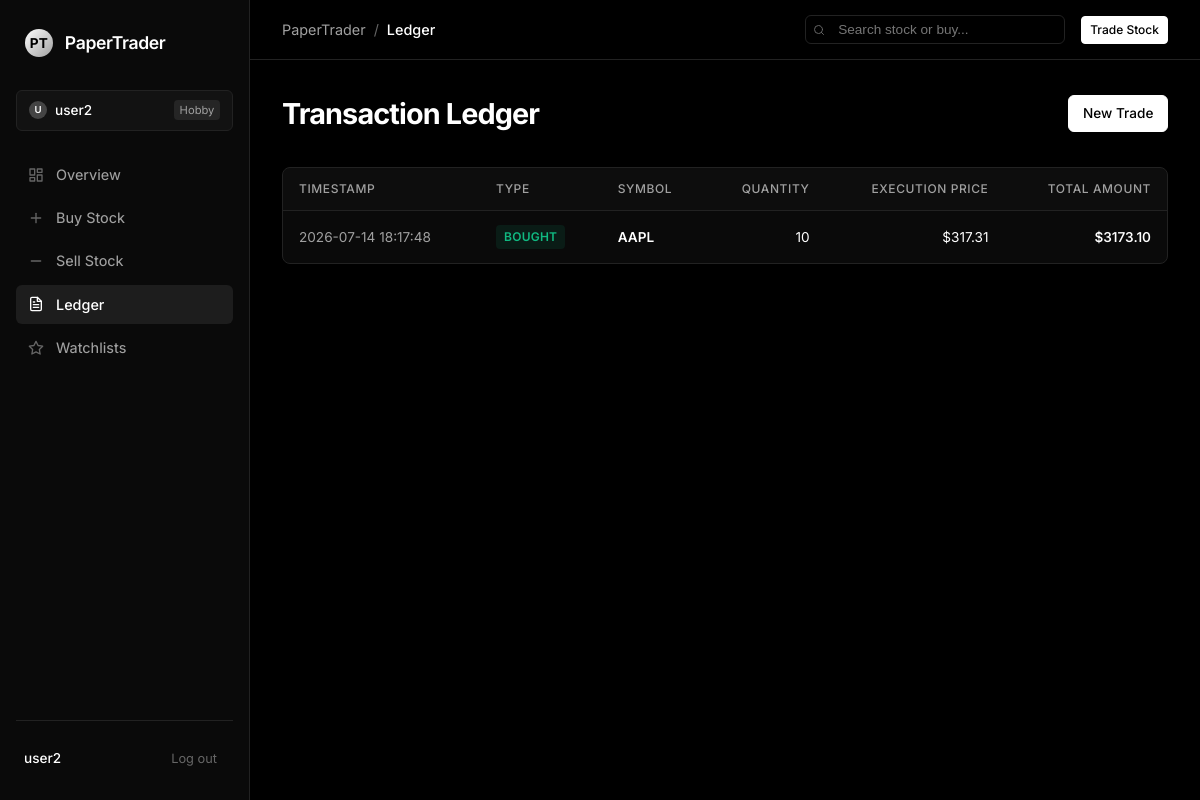
The app's page /history (signed in) with its own data.
### tables this page shows
CREATE TABLE users (
    user_id INTEGER PRIMARY KEY AUTOINCREMENT,
    username TEXT NOT NULL UNIQUE,
    email TEXT NOT NULL UNIQUE,
    password_hash TEXT NOT NULL,
    balance NUMERIC(15,2) NOT NULL DEFAULT 100000.00,
    created_at TEXT NOT NULL DEFAULT CURRENT_TIMESTAMP
);

CREATE TABLE transactions (
    transaction_id INTEGER PRIMARY KEY AUTOINCREMENT,
    user_id INTEGER NOT NULL,
    stock_name TEXT NOT NULL,
    transaction_type TEXT NOT NULL CHECK (transaction_type IN ('BUY', 'SELL')),
    quantity INTEGER NOT NULL,
    price NUMERIC(15,2) NOT NULL,
    timestamp TEXT NOT NULL DEFAULT CURRENT_TIMESTAMP,
    FOREIGN KEY (user_id) REFERENCES users(user_id) ON DELETE CASCADE
);

### app.py (the view)
@app.route("/history")
@login_required
def history():
    user = current_user()
    transactions = portfolio_repo.get_transaction_history(user.user_id)
    return render_template("history.html", transactions=transactions)

### app.py (called while the page is built)
def current_user():
    user_id = session.get("user_id")
    if user_id is None:
        return None
    return user_repo.get_by_id(user_id)

def login_required(view):
    @wraps(view)
    def wrapped(*args, **kwargs):
        if session.get("user_id") is None:
            flash("Please log in first.", "error")
            return redirect(url_for("login"))
        return view(*args, **kwargs)
    return wrapped

### database/db_manager.py (called while the page is built)
    def execute(self, query: str, params: tuple | None = None):
        cursor = self._connection.cursor()
        cursor.execute(query, params or ())
        self._connection.commit()
        return cursor

    def fetch_one(self, query: str, params: tuple | None = None):
        cursor = self.execute(query, params)
        row = cursor.fetchone()
        if row is None:
            return None
        return tuple(row) if isinstance(row, sqlite3.Row) else row

    def fetch_all(self, query: str, params: tuple | None = None):
        cursor = self.execute(query, params)
        rows = cursor.fetchall()
        if not rows:
            return []
        return [tuple(row) if isinstance(row, sqlite3.Row) else row for row in rows]

### models/user.py (called while the page is built)
    @staticmethod
    def hash_password(password: str) -> str:
        salt = os.urandom(16).hex()
        password_hash = hashlib.sha256((salt + password).encode("utf-8")).hexdigest()
        return f"{salt}${password_hash}"

### repositories/portfolio_repository.py (called while the page is built)
    def get_transaction_history(self, user_id: int) -> list[Transaction]:
        transactions_rows = self.db_manager.fetch_all(
            "SELECT stock_name, transaction_type, quantity, price, timestamp FROM transactions WHERE user_id = ? ORDER BY timestamp DESC",
            (user_id,),
        )
        transactions = []
        for row in transactions_rows:
            transaction = Transaction(
                symbol=row[0],
                side=row[1].lower(),
                quantity=row[2],
                price=row[3],
                timestamp=row[4],
            )
            transactions.append(transaction)
        return transactions

### repositories/user_repository.py (called while the page is built)
    def get_by_id(self, user_id: int) -> User | None:
        row = self.db_manager.fetch_one(
            "SELECT user_id, username, email FROM users WHERE user_id = ?",
            (user_id,),
        )
        if row is None:
            return None
        return User(username=row[1], email=row[2], password="", user_id=row[0])

### templates/history.html (shortened to what this page needs)
{% extends "base.html" %}
{% block content %}
<div class="dashboard-title-row">
    <h1>Transaction Ledger</h1>
    <a href="{{ url_for('buy') }}" class="btn btn-primary">New Trade</a>
</div>
{% if transactions %}
<div class="vercel-table-container">
    <table class="vercel-table">
        <thead>
            <tr>
                <th>Timestamp</th>
                <th>Type</th>
                <th>Symbol</th>
                <th style="text-align: right;">Quantity</th>
                <th style="text-align: right;">Execution Price</th>
                <th style="text-align: right;">Total Amount</th>
            </tr>
        </thead>
        <tbody>
            {% for txn in transactions %}
            <tr>
                <td class="mono" style="color: var(--text-secondary);">
                    {{ txn.timestamp|string|truncate(19, True, "") }}
                </td>
                <td>
                    <span class="status-pill {{ 'buy' if txn.side == 'buy' else 'sell' }}">
                        {{ 'BOUGHT' if txn.side == 'buy' else 'SOLD' }}
                    </span>
                </td>
                <td class="mono" style="font-weight: 600;">{{ txn.symbol }}</td>
                <td class="mono" style="text-align: right;">{{ txn.quantity }}</td>
                <td class="mono" style="text-align: right;">${{ "%.2f"|format(txn.price) }}</td>
                <td class="mono" style="text-align: right; font-weight: 550;">${{ "%.2f"|format(txn.total_amount) }}</td>
            </tr>
            {% endfor %}
        </tbody>
    </table>
</div>
{% endif %}
{% endblock %}

### templates/base.html (shortened to what this page needs)
<!DOCTYPE html>
<html lang="en">
<head>
    <link rel="stylesheet" href="{{ url_for('static', filename='style.css') }}">
</head>
<body>
    <div class="app-wrapper">
        {% if session.get('user_id') %}
        <aside class="sidebar">
            <div class="sidebar-logo">
                <div class="logo-circle">PT</div>
                <span class="logo-text">PaperTrader</span>
            </div>
            <div class="workspace-selector" onclick="window.location.href='{{ url_for('dashboard') }}'">
                <div class="workspace-info">
                    <div class="workspace-avatar">{{ session.get('username')[0]|upper }}</div>
                    <span class="workspace-name">{{ session.get('username') }}</span>
                </div>
                <span class="workspace-badge">Hobby</span>
            </div>
            <nav class="sidebar-nav">
                <a href="{{ url_for('dashboard') }}" class="nav-item {{ 'active' if request.endpoint == 'dashboard' }}">
                    <svg viewBox="0 0 24 24" fill="none" stroke="currentColor" stroke-width="2" stroke-linecap="round" stroke-linejoin="round">
                        <rect x="3" y="3" width="7" height="9"></rect>
                        <rect x="14" y="3" width="7" height="5"></rect>
                        <rect x="14" y="12" width="7" height="9"></rect>
                        <rect x="3" y="16" width="7" height="5"></rect>
                    </svg>
                    Overview
                </a>
                <a href="{{ url_for('buy') }}" class="nav-item {{ 'active' if request.endpoint == 'buy' }}">
                    <svg viewBox="0 0 24 24" fill="none" stroke="currentColor" stroke-width="2" stroke-linecap="round" stroke-linejoin="round">
                        <line x1="12" y1="5" x2="12" y2="19"></line>
                        <line x1="5" y1="12" x2="19" y2="12"></line>
                    </svg>
                    Buy Stock
                </a>
                <a href="{{ url_for('sell') }}" class="nav-item {{ 'active' if request.endpoint == 'sell' }}">
                    <svg viewBox="0 0 24 24" fill="none" stroke="currentColor" stroke-width="2" stroke-linecap="round" stroke-linejoin="round">
                        <line x1="5" y1="12" x2="19" y2="12"></line>
                    </svg>
                    Sell Stock
                </a>
                <a href="{{ url_for('history') }}" class="nav-item {{ 'active' if request.endpoint == 'history' }}">
                    Ledger
                </a>
                <a href="{{ url_for('watchlists_view') }}" class="nav-item {{ 'active' if request.endpoint == 'watchlists_view' }}">
                    <svg viewBox="0 0 24 24" fill="none" stroke="currentColor" stroke-width="2" stroke-linecap="round" stroke-linejoin="round">
                        <path d="M12 2l3.09 6.26L22 9.27l-5 4.87 1.18 6.88L12 17.77l-6.18 3.25L7 14.14 2 9.27l6.91-1.01L12 2z"></path>
                    </svg>
                    Watchlists
                </a>
            </nav>
            <div class="sidebar-footer">
                <div class="footer-user">
                    <div class="user-details">
                        <span class="user-name">{{ session.get('username') }}</span>
                    </div>
                    <a href="{{ url_for('logout') }}" class="logout-btn">Log out</a>
                </div>
            </div>
        </aside>
        {% endif %}
        <main class="main-content">
            {% if session.get('user_id') %}
            <header class="top-bar">
                <div class="top-bar-left">
                    <div class="breadcrumb-nav">
                        <span>PaperTrader</span>
                        <span class="breadcrumb-sep">/</span>
                        <span class="breadcrumb-active">
                            {% if request.endpoint == 'dashboard' %}Overview
                            {% elif request.endpoint == 'buy' %}Buy Stock
                            {% elif request.endpoint == 'sell' %}Sell Stock
                            {% elif request.endpoint == 'history' %}Ledger
                            {% elif request.endpoint == 'watchlists_view' %}Watchlists
                            {% else %}{{ request.endpoint|capitalize }}
                            {% endif %}
                        </span>
                    </div>
                </div>
                <div class="top-bar-right">
                    <form action="{{ url_for('buy') }}" method="get" class="top-search-form">
                        <input type="text" name="symbol" class="top-search-input" placeholder="Search stock or buy..." autocomplete="off">
                    </form>
                    <div class="btn-group">
                        <a href="{{ url_for('buy') }}" class="btn btn-primary btn-sm">Trade Stock</a>
                    </div>
                </div>
            </header>
            {% endif %}
            <div class="content-body">
                {% block content %}{% endblock %}
            </div>
        </main>
    </div>
</body>
</html>

### records on screen
users: get "user2"
transactions: timestamp "2026-07-14 18:17:48", side "BOUGHT", symbol "AAPL", quantity "10", price "317.31", total_amount "3173.10"

### other values on screen
{{ session.get('username')[0]|upper }} "U"
